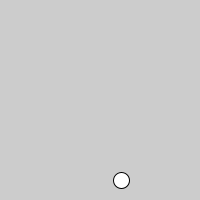
Frame 1 (no input)
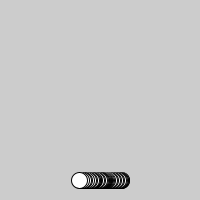
Frame 60 (the mouse pressed at the canvas centre just before this capture)
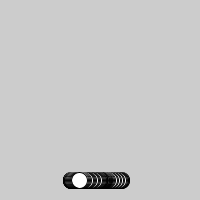
Frame 120 (the mouse held since frame 60 and released just before this capture)

The Processing sketch that drew these frames (run headless with seeded random() and noise(); from frame 60 on, the mouse is pressed at the canvas centre):

// Processing sketch: perlin_Noise_02
// ── perlin_Noise_02.pde
/* la implementacion del algoritmo Perlin noise
 en processing nos genera un rango entre 0 y 1.
 
 Pensemos el algoritmo en una sola dimensión, esto
 sería una secuencia lineal de valores a través del tiempo
 
 Ahora para acceder a un valor particular del algoritmo pensemos
 en pasar ese momento específica a la función:
 */

// float n = noise(3);

// usemos un avariable para preguntarlo

/*float t = 3; // tiempo

void draw() {
  float n = noise(t);
  println(n);
}*/

/* Esto resulta en el mismo valor todo el loop.
Porque estamos preguntando el resultado del algoritmo
en el mismo punto del tiempo, si incrementamos la variable t
obtendremos un resultado distinto*/

float t = 0; // iniciamos en el punto temporal 0
void setup(){
  size(200,200);
}

void draw() {
  float n = noise(t);
  println(n);
  
  float x = map(n,0,1,0,width);//usando map para el perlin
  ellipse(x,180,16,16);
  t += 0.01; 
}
